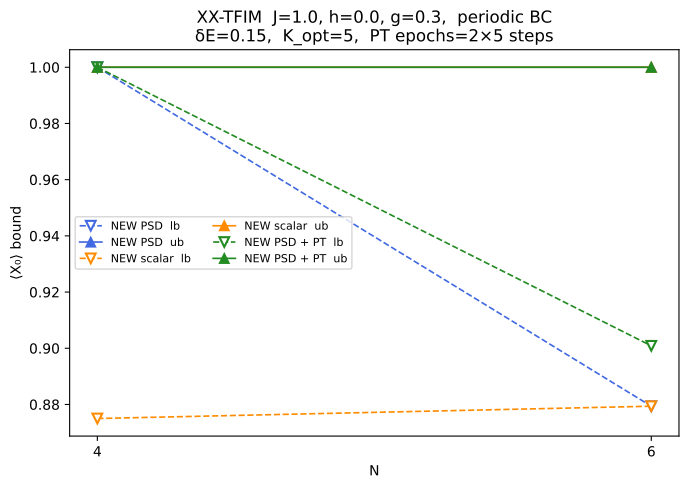

Python code for this plot:
"""
Compare three methods for bounding <X_0> on the ground state of the
XX transverse-field Ising model, vs system size N.

  Method 1 — NEW PSD       : NPA1 basis, PSD energy shell + broad [rho,H]=0
  Method 2 — NEW scalar    : NPA1 basis, scalar energy shell + broad [rho,H]=0
  Method 3 — NEW PSD + PT  : PT selects K moments from NPA2\\NPA1, PSD energy shell

No exact observable values are computed; only certified SDP bounds are plotted.

Run:
    cd "/Users/cisco/Desktop/Claude SDP ETH"
    .venv/bin/python -m new_cert_excited_states.optimize_excited_gs_X
"""

import numpy as np
import matplotlib.pyplot as plt

from spins.basis_builder import generate_npa_basis
from spins.models import xx_tfising_hamiltonian_exact, xx_tfising_hamiltonian_dict
from spins.symmetry import SymmetryManager
from spins.pauli_logic import local_pauli

from new_cert_excited_states.energy_shell_sdp import solve_excited_sdp
from optimize.montecarlo import parallel_tempering

# ---------------------------------------------------------------------------
# Parameters
# ---------------------------------------------------------------------------

J        = 1.0
h        = 0.0
g        = 0.3
BC       = "periodic"
SIZES    = [4, 6]
DELTA_E  = 0.15
K_OPT              = 5     # NPA2\NPA1 words selected (randomly for 1&2, PT for 3)
RANDOM_SEED        = 0     # seed for random word selection in methods 1 & 2
PT_CHAINS          = None  # None = auto (num CPUs)
PT_EPOCHS          = 2
PT_STEPS_PER_EPOCH = 5
PT_T_MIN           = 0.01
PT_T_MAX           = 2.0
PT_SEED            = 42
MOSEK_TOL          = 1e-8

# Observable: X at site 0
O_dict = {local_pauli(0, "x"): 1.0}

# ---------------------------------------------------------------------------
# Basis helpers
# ---------------------------------------------------------------------------

def make_basis_sets(N):
    """Return (npa1_words, adding_words) where adding = NPA2 \\ NPA1."""
    npa1     = generate_npa_basis(N, k=1).words
    npa2     = generate_npa_basis(N, k=2).words
    npa1_set = set(npa1)
    adding   = [w for w in npa2 if w not in npa1_set]
    return npa1, adding


# ---------------------------------------------------------------------------
# PT objective wrapper
# ---------------------------------------------------------------------------

class ExcitedStateObjective:
    """
    Wraps solve_excited_sdp for use with parallel_tempering(obj_uses_indices=True).

    Always uses sense="min" and always returns -val, consistent with
    SpinOptimizationObjective. For the upper bound, pass the negated observable
    so that minimising -<-O> = minimising <O> gives the tightest ub.

    PT minimises the objective:
      lb case: val = lb,  return -lb  → PT maximises lb  (tighter lower bound)
      ub case: val = -ub, return +ub  → PT minimises ub  (tighter upper bound)
    """

    def __init__(self, starting_set, adding_set, H_dict, O_dict,
                 E_center, delta_E, sym, shell_basis):
        self.starting_set = starting_set
        self.adding_set   = adding_set
        self.H_dict       = H_dict
        self.O_dict       = O_dict
        self.E_center     = E_center
        self.delta_E      = delta_E
        self.sym          = sym
        self.shell_basis  = shell_basis

    def __call__(self, indices):
        chosen = [self.adding_set[int(i)] for i in indices]
        basis  = self.starting_set + chosen
        val    = solve_excited_sdp(
            basis, self.H_dict, self.O_dict,
            self.E_center, self.delta_E, "min", self.sym,
            shell_basis=self.shell_basis, scalar_flag=False,
            mosek_tol=MOSEK_TOL,
        )
        return -float(val)


# ---------------------------------------------------------------------------
# Main loop  (guard required for multiprocessing spawn on macOS)
# ---------------------------------------------------------------------------

if __name__ == "__main__":
    lbs = {1: [], 2: [], 3: []}
    ubs = {1: [], 2: [], 3: []}

    print(f"XX-TFIM  J={J}, h={h}, g={g},  {BC} BC")
    print(f"Observable: X₀    δE={DELTA_E}    K_opt={K_OPT}")
    print(f"PT: chains={PT_CHAINS}, epochs={PT_EPOCHS}, steps/epoch={PT_STEPS_PER_EPOCH}, "
          f"T=[{PT_T_MIN},{PT_T_MAX}]")
    print(f"{'='*72}")
    print(f"{'N':>3}  {'lb_PSD':>9}  {'ub_PSD':>9}  "
          f"{'lb_sc':>9}  {'ub_sc':>9}  {'lb_opt':>9}  {'ub_opt':>9}")
    print("-" * 72)

    for N in SIZES:
        sym     = SymmetryManager(N=N, use_real_basis=True)
        H_dict  = xx_tfising_hamiltonian_dict(N, J=J, h=h, g=g, boundary=BC)
        H_exact = xx_tfising_hamiltonian_exact(N, J=J, h=h, g=g, boundary=BC)
        E_0     = float(min(H_exact.eigenenergies()))

        npa1, adding = make_basis_sets(N)
        shell        = npa1
        k_eff        = min(K_OPT, len(adding))

        # Random selection of k_eff words for methods 1 & 2 (same budget as method 3)
        rng          = np.random.default_rng(RANDOM_SEED)
        rand_indices = rng.choice(len(adding), size=k_eff, replace=False)
        basis_rand   = npa1 + [adding[i] for i in rand_indices]

        # --- Method 1: NEW PSD, NPA1 + random words ---
        lb1 = solve_excited_sdp(basis_rand, H_dict, O_dict, E_0, DELTA_E, "min", sym,
                                 shell_basis=shell, scalar_flag=False, mosek_tol=MOSEK_TOL)
        ub1 = solve_excited_sdp(basis_rand, H_dict, O_dict, E_0, DELTA_E, "max", sym,
                                 shell_basis=shell, scalar_flag=False, mosek_tol=MOSEK_TOL)

        # --- Method 2: NEW scalar, NPA1 + random words ---
        lb2 = solve_excited_sdp(basis_rand, H_dict, O_dict, E_0, DELTA_E, "min", sym,
                                 shell_basis=shell, scalar_flag=True, mosek_tol=MOSEK_TOL)
        ub2 = solve_excited_sdp(basis_rand, H_dict, O_dict, E_0, DELTA_E, "max", sym,
                                 shell_basis=shell, scalar_flag=True, mosek_tol=MOSEK_TOL)

        # --- Method 3: NEW PSD + PT optimizer ---
        L = len(adding)

        O_dict_neg = {w: -c for w, c in O_dict.items()}

        obj_lb = ExcitedStateObjective(npa1, adding, H_dict, O_dict,
                                       E_0, DELTA_E, sym, shell)
        res_lb = parallel_tempering(
            obj_lb, N=L, k=k_eff,
            num_chains=PT_CHAINS, num_epochs=PT_EPOCHS,
            steps_per_epoch=PT_STEPS_PER_EPOCH,
            T_min=PT_T_MIN, T_max=PT_T_MAX,
            seed=PT_SEED, verbose=False, obj_uses_indices=True,
        )
        lb3 = -float(res_lb["best"]["value"])

        obj_ub = ExcitedStateObjective(npa1, adding, H_dict, O_dict_neg,
                                       E_0, DELTA_E, sym, shell)
        res_ub = parallel_tempering(
            obj_ub, N=L, k=k_eff,
            num_chains=PT_CHAINS, num_epochs=PT_EPOCHS,
            steps_per_epoch=PT_STEPS_PER_EPOCH,
            T_min=PT_T_MIN, T_max=PT_T_MAX,
            seed=PT_SEED, verbose=False, obj_uses_indices=True,
        )
        ub3 = float(res_ub["best"]["value"])    # already ub: objective returns +ub directly

        lbs[1].append(lb1); ubs[1].append(ub1)
        lbs[2].append(lb2); ubs[2].append(ub2)
        lbs[3].append(lb3); ubs[3].append(ub3)

        print(f"N={N:>2}  {lb1:+9.5f}  {ub1:+9.5f}  "
              f"{lb2:+9.5f}  {ub2:+9.5f}  {lb3:+9.5f}  {ub3:+9.5f}")

    print("-" * 72)

    # -------------------------------------------------------------------------
    # Plot
    # -------------------------------------------------------------------------

    colors = {1: "royalblue", 2: "darkorange", 3: "forestgreen"}
    labels = {1: "NEW PSD", 2: "NEW scalar", 3: "NEW PSD + PT"}

    fig, ax = plt.subplots(figsize=(7, 5))

    for m in [1, 2, 3]:
        c = colors[m]
        ax.plot(SIZES, lbs[m], "v--", color=c, label=f"{labels[m]}  lb",
                lw=1.2, ms=7, markerfacecolor="white", markeredgewidth=1.5)
        ax.plot(SIZES, ubs[m], "^-",  color=c, label=f"{labels[m]}  ub",
                lw=1.2, ms=7)

    ax.set_xlabel("N")
    ax.set_ylabel("⟨X₀⟩ bound")
    ax.set_title(
        f"XX-TFIM  J={J}, h={h}, g={g},  {BC} BC\n"
        f"δE={DELTA_E},  K_opt={K_OPT},  PT epochs={PT_EPOCHS}×{PT_STEPS_PER_EPOCH} steps"
    )
    ax.set_xticks(SIZES)
    ax.legend(ncol=2, fontsize=8)
    plt.tight_layout()
    plt.savefig("new_cert_excited_states/optimize_excited_gs_X.pdf", bbox_inches="tight")
    plt.show()
    print("Plot saved to new_cert_excited_states/optimize_excited_gs_X.pdf")
